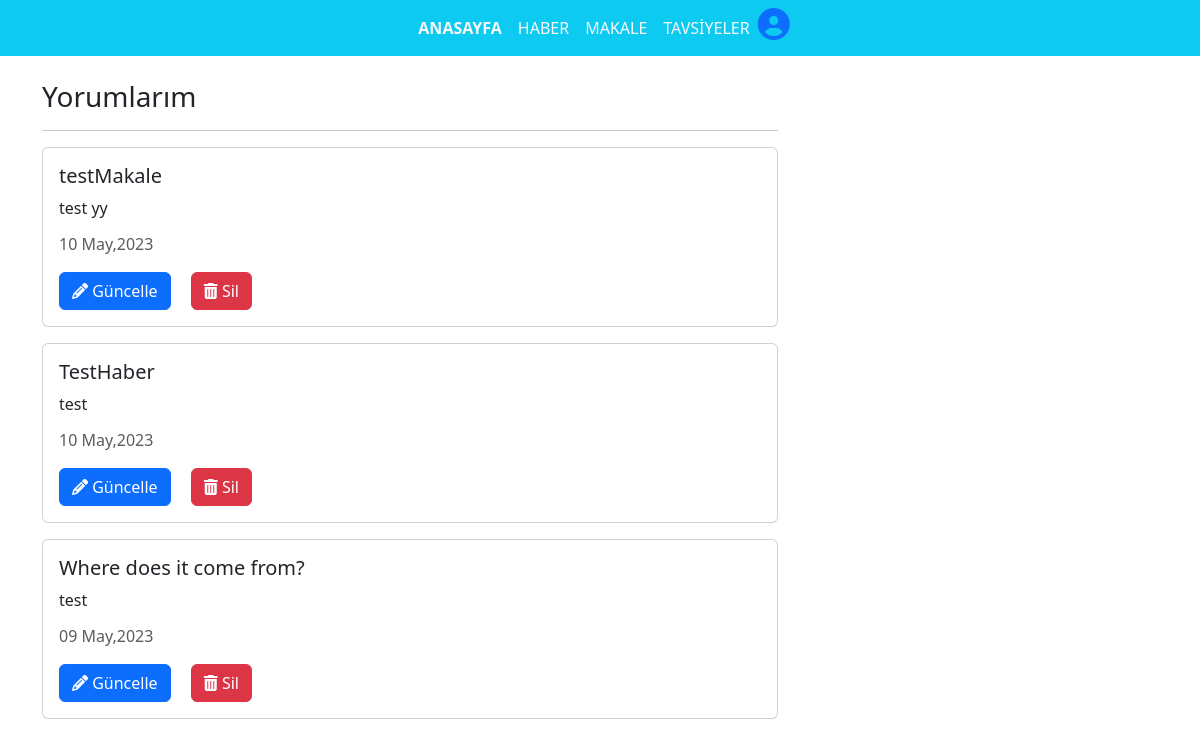
/profil_comments/ (signed in), run on an earlier commit of the app's database.
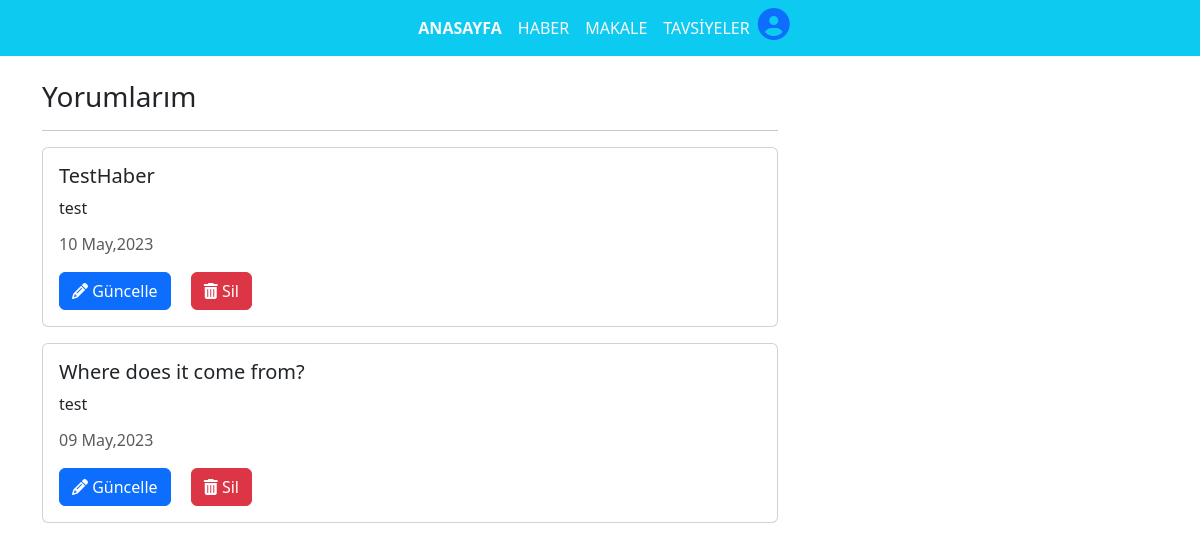
And on a later commit of the database.
### api/models.py (models this page shows, shortened)
class Comment(models.Model):
    content = models.TextField()
    author = models.ForeignKey(User, on_delete=models.CASCADE)
    post = models.ForeignKey(Post, on_delete=models.CASCADE, related_name="comments")
    created_at = models.DateTimeField(auto_now_add=True)

class Post(models.Model):
    category_title = models.ForeignKey(Category, on_delete=models.CASCADE)
    title = models.CharField(max_length=255)
    content = models.TextField()
    author = models.ForeignKey(User, on_delete=models.CASCADE)
    created_at = models.DateTimeField(auto_now_add=True)

### api/views.py (the view)
# urls.py: path("profil_comments/", views.profil_comments, name="comments"),
@login_required
def profil_comments(request):
    user = request.user
    comments = Comment.objects.filter(author=user).order_by("-created_at")
    return render(request, "profil.html", locals())

### templates/profil.html (shortened to what this page needs)
<!DOCTYPE html>
<html>
<head>
    {% load bootstrap5 %}
    {% bootstrap_css %}
    <link href="https://cdn.jsdelivr.net/npm/bootstrap@5.3.0-alpha1/dist/css/bootstrap.min.css" rel="stylesheet"
 />
</head>
<body>
    <nav class="navbar navbar-expand-lg navbar-light bg-info">
        <div class="container-fluid">
            <div class="collapse navbar-collapse justify-content-center" id="navbarNav">
                <ul class="navbar-nav">
                    <li class="nav-item">
                        <a class="nav-link link-light" href="/"><b>ANASAYFA</b></a>
                    </li>
                    <li class="nav-item">
                        <a class="nav-link link-light" href="{% url 'haber' %}">HABER</a>
                    </li>
                    <li class="nav-item">
                        <a class="nav-link link-light" href="{% url 'makale' %}">MAKALE</a>
                    </li>
                    <li class="nav-item">
                        <a class="nav-link link-light" href="{% url 'tavsiyeler' %}">TAVSİYELER</a>
                    </li>
                    {% if user.is_authenticated %}
                    <div class="profile-icon float-right">
                        <a href="#" role="button" id="profileDropdown" aria-haspopup="true" aria-expanded="false">
                            <i class="fas fa-user-circle fa-2x"></i>
                        </a>
                    </div>
                    {% endif %}
                </ul>
            </div>
        </div>
    </nav>
    {% block content %}
    <div class="container my-4">
        <div class="row">
            <div class="col-md-8">
                <h3>Yorumlarım</h3>
                <hr>
                {% for comment in comments %}
                <div class="card mb-3">
                    <div class="card-body">
                        <h5 class="card-title">{{ comment.post.title }}</h5>
                        <p class="card-text">{{ comment.content }}</p>
                        <p class="card-subtitle text-muted">{{ comment.created_at|date:"d M,Y" }}</p>
                        <div class="mt-3">
                            <a href="#" class="btn btn-primary me-3" onclick="openUpdateModal('{{ comment.id }}')">
                                <i class="fa fa-pencil"></i> Güncelle
                            </a>
                            <form class="d-inline" action="{% url 'comment_delete' comment.id %}" method="post">
                                <button type="submit" class="btn btn-danger"
                                    onclick="return confirm('Bu yorumu silmek istediğinizden emin misiniz?')">
                                    <i class="fa fa-trash"></i> Sil
                                </button>
                            </form>
                        </div>
                    </div>
                </div>
                {% empty %}
                <p>Kullanıcının henüz yorumu yok.</p>
                {% endfor %}
            </div>
        </div>
    </div>
    {% endblock %}
</body>
</html>

What changed in the data, as far as the page shows it:
removed Comment: post "testMakale", content "test yy", created_at "10 May,2023"
